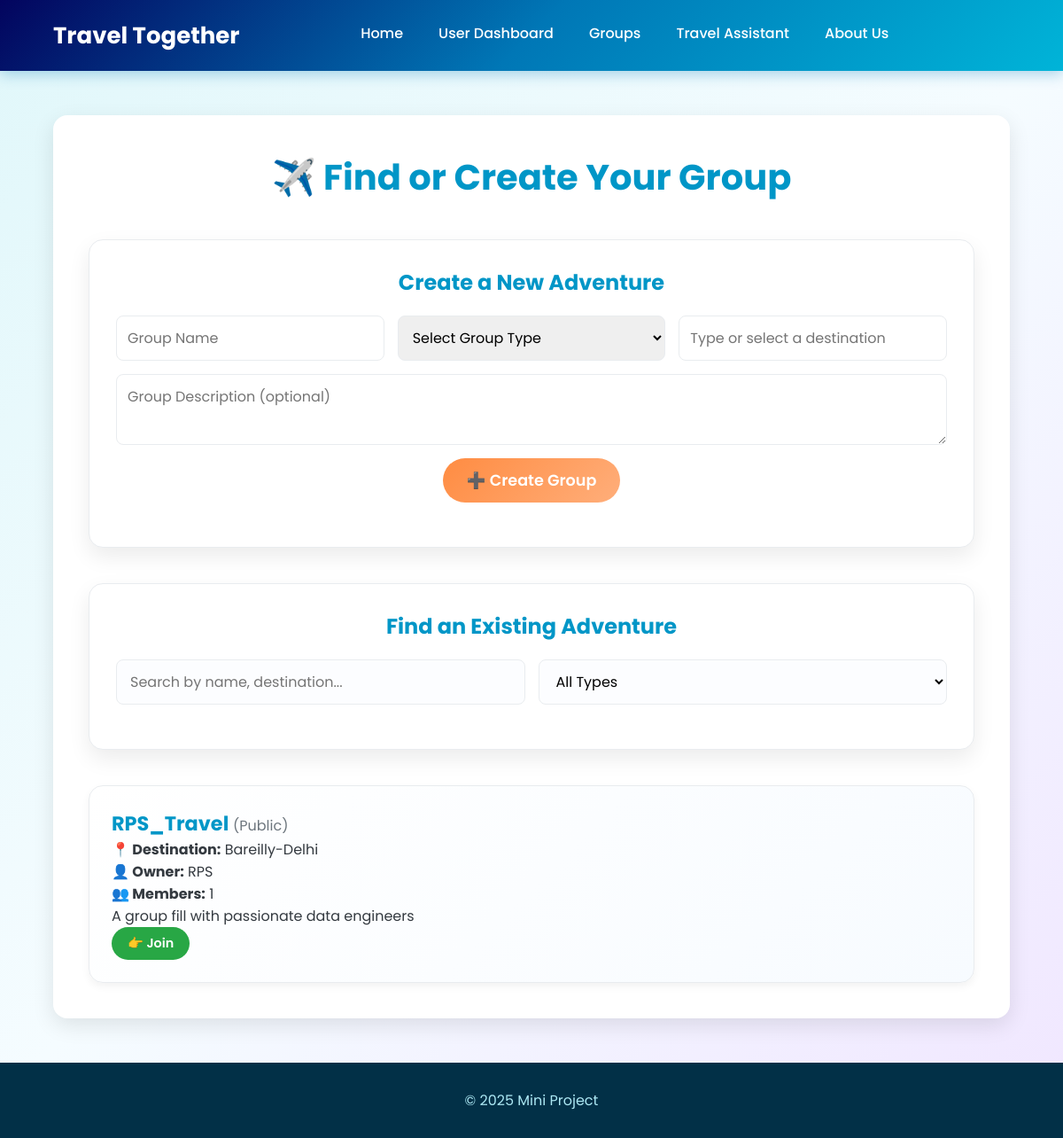
/groups (signed in), run on an earlier commit of the app's database.
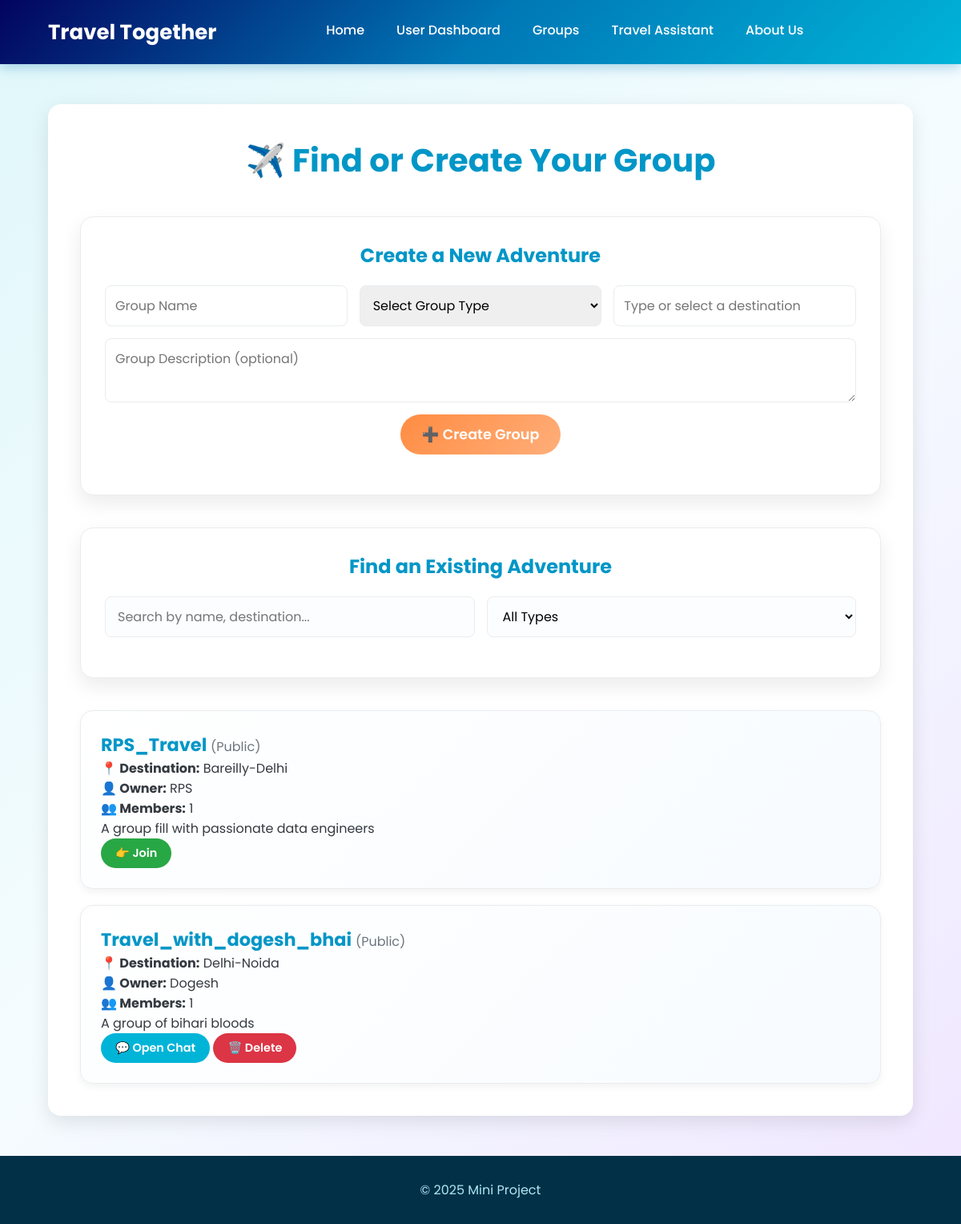
And on a later commit of the database.
### tables this page shows
CREATE TABLE Groups (
        group_id TEXT PRIMARY KEY,
        group_name TEXT NOT NULL,
        group_description TEXT,
        group_type TEXT NOT NULL CHECK(group_type IN ('Public', 'Private')),
        owner_id TEXT NOT NULL,
        destination_id TEXT,
        member_count INTEGER DEFAULT 1,
        max_members INTEGER DEFAULT 50,
        created_at TEXT DEFAULT CURRENT_TIMESTAMP,
        FOREIGN KEY (owner_id) REFERENCES Users (userid) ON DELETE CASCADE,
        FOREIGN KEY (destination_id) REFERENCES Destinations (destination_id) ON DELETE SET NULL
    );

CREATE TABLE Destinations (
        destination_id TEXT PRIMARY KEY,
        destination_name TEXT UNIQUE NOT NULL,
        country TEXT NOT NULL
    );

CREATE TABLE Users (
        userid TEXT PRIMARY KEY,
        username TEXT UNIQUE NOT NULL,
        password TEXT NOT NULL,
        email TEXT UNIQUE NOT NULL,
        phone_no TEXT UNIQUE,
        gender TEXT CHECK(gender IN ('Male', 'Female', 'Other')),
        marital_status TEXT CHECK(marital_status IN ('Single', 'Married', 'Divorced', 'Widowed')),
        bio TEXT,
        created_at TEXT DEFAULT CURRENT_TIMESTAMP
    );

### app.py (the view, shortened to what this page needs)
@app.route('/groups', methods=["GET", "POST"])
def groups():
    conn, user = validate_user_session()
    if not user:
        return redirect("/auth")
    destinations = database.get_all_destinations()
    groups_list = conn.execute("""
        SELECT g.*, u.username as owner_name, d.destination_name,
               (SELECT 1 FROM GroupMembers gm WHERE gm.group_id = g.group_id AND gm.user_id = ?) as is_member
        FROM Groups g
        JOIN Users u ON g.owner_id = u.userid
        LEFT JOIN Destinations d ON g.destination_id = d.destination_id
    """, (user['userid'],)).fetchall()
    conn.close()
    return render_template('groups.html', groups=groups_list, user=user, destinations=destinations)

### app.py (called while the page is built)
def validate_user_session():
    username = session.get("username")
    if not username:
        return None, None  # No user in session
    conn = database.get_db_connection()
    user = conn.execute("SELECT * FROM Users WHERE username=?", (username,)).fetchone()
    if not user:
        session.pop("username", None)
        flash("Your session was invalid. Please log in again.", "warning")
        conn.close()
        return None, None
    return conn, user

### database.py (called while the page is built)
def get_db_connection():
    conn = sqlite3.connect('travel_together.db')
    conn.row_factory = sqlite3.Row
    conn.execute("PRAGMA foreign_keys = ON;")
    return conn

def get_all_destinations():
    conn = get_db_connection()
    destinations = conn.execute("SELECT * FROM Destinations ORDER BY destination_name ASC").fetchall()
    conn.close()
    return destinations

### templates/groups.html (shortened to what this page needs)
<!DOCTYPE html>
<html lang="en">
<head>
    <link rel="stylesheet" href="{{ url_for('static', filename='style.css') }}">
</head>
<body>
    <header class="navbar">
        <div class="logo">
            <p>Travel Together</p>
        </div>
        <nav class="nav-links" id="nav-links">
            <a href="/home">Home</a>
            <a href="/user">User Dashboard</a>
            <a href="/groups">Groups</a>
            <a href="/travel">Travel Assistant</a>
            <a href="/about">About Us</a>
        </nav>
    </header>
    <main>
        <div class="groups-container">
            <h2>✈️ Find or Create Your Group</h2>
            <div class="dashboard-card" style="margin-bottom: 40px;">
                <h3 style="text-align: center; margin-bottom: 20px; font-size: 1.5rem; color: var(--primary-color);">Create a New Adventure</h3>
                <form method="POST" action="/groups" class="group-form">
                    <input type="text" name="group_name" placeholder="Group Name" required>
                    <select name="group_type" required>
                        <option value="" disabled selected>Select Group Type</option>
                    </select>
                    <input list="destinations-list" name="destination_name" placeholder="Type or select a destination" required autocomplete="off">
                    <textarea name="group_description" placeholder="Group Description (optional)"></textarea>
                    <button type="submit">➕ Create Group</button>
                </form>
            </div>
            <div class="dashboard-card" style="margin-bottom: 40px;">
                <h3 style="text-align: center; margin-bottom: 20px; font-size: 1.5rem; color: var(--primary-color);">Find an Existing Adventure</h3>
                <div class="filters-container">
                    <input type="search" id="group-search" placeholder="Search by name, destination..." autocomplete="off">
                    <select id="group-type-filter">
                        <option value="All">All Types</option>
                    </select>
                </div>
            </div>
            {% if groups %}
                <ul class="group-list">
                    {% for group in groups %}
                        <li class="group-item">
                            <h3>{{ group['group_name'] }} <span class="type">({{ group['group_type'] }})</span></h3>
                            <p><strong>📍 Destination:</strong> {{ group['destination_name'] or 'Not specified' }}</p>
                            <p><strong>👤 Owner:</strong> {{ group['owner_name'] }}</p>
                            <p><strong>👥 Members:</strong> {{ group['member_count'] }}</p>
                            <p class="desc">{{ group['group_description'] or "No description" }}</p>
                            <div class="group-actions">
                                {% if group['is_member'] %}
                                    <a href="/groups/chat/{{ group['group_id'] }}" class="btn chat-btn">💬 Open Chat</a>
                                {% endif %}
                                {% if group['is_member'] %}
                                    {% if user['userid'] == group['owner_id'] %}
                                        <a href="/groups/delete/{{ group['group_id'] }}"
                                           class="btn delete-btn"
                                           onclick="return confirm('Are you sure you want to PERMANENTLY delete this group?');">
                                           🗑️ Delete
                                        </a>
                                    {% else %}
                                        <a href="/groups/leave/{{ group['group_id'] }}" class="btn delete-btn">🚪 Leave</a>
                                    {% endif %}
                                {% else %}
                                    <a href="/groups/join/{{ group['group_id'] }}" class="btn join-btn">👉 Join</a>
                                {% endif %}
                            </div>
                        </li>
                    {% endfor %}
                </ul>
            {% else %}
                <div class="no-group-info">
                     <h3>No groups available yet.</h3>
                     <p>Be the first to create one and start a new journey!</p>
                </div>
            {% endif %}
        </div>
    </main>
    <footer>
        <p>© 2025 Mini Project</p>
    </footer>
</body>
</html>

### static/style.css (style rules this page uses)
:root { --primary-color: #0096c7; --secondary-color: #00b4d8; --accent-color: #ff8c42; --background-color: #f8f9fa; --text-color: #343a40; --card-bg: #ffffff; --light-gray: #e9ecef; --border-radius: 16px; --shadow: 0 8px 25px rgba(0, 0, 0, 0.1); }
* { margin: 0; padding: 0; box-sizing: border-box; font-family: 'Poppins', sans-serif; }
body { display: flex; flex-direction: column; min-height: 100vh; color: var(--text-color); background-color: #e9f5f9; background-image: linear-gradient(135deg, #e0f7fa 0%, #f5fcff 50%, #f0e6ff 100%); background-attachment: fixed; background-size: cover; }
main { flex-grow: 1; }
.navbar { display: flex; justify-content: space-between; align-items: center; width: 100%; padding: 0 5%; height: 80px; background: linear-gradient(135deg, #03045e, #0077b6, #00b4d8); color: white; box-shadow: 0 4px 15px rgba(0, 119, 182, 0.3); position: relative; z-index: 100; }
.logo { font-size: 26px; font-weight: 700; }
.nav-links { display: flex; gap: 40px; align-items: center; }
.nav-links a { color: white; text-decoration: none; font-size: 16px; font-weight: 500; padding-bottom: 5px; position: relative; transition: color 0.3s; }
.nav-links a::after { content: ''; position: absolute; bottom: 0; left: 0; width: 0; height: 2px; background-color: var(--accent-color); transition: width 0.3s ease-out; }
.btn { display: inline-flex; align-items: center; gap: 8px; padding: 8px 18px; border-radius: 50px; font-weight: 600; font-size: 0.9rem; text-decoration: none; border: none; cursor: pointer; transition: all 0.3s ease; }
.join-btn { background: #28a745; color: white; }
.delete-btn { background: #dc3545; color: white; }
.chat-btn { background: var(--secondary-color); color: white; }
.groups-container, .dashboard-container { width: 90%; max-width: 1200px; margin: 50px auto; padding: 40px; background: var(--card-bg); box-shadow: var(--shadow); border-radius: var(--border-radius); }
.groups-container h2, .dashboard-container h2 { margin-bottom: 40px; color: var(--primary-color); text-align: center; font-size: 2.5rem; }
.dashboard-card { background: var(--card-bg); border-radius: var(--border-radius); padding: 30px; box-shadow: 0 10px 25px rgba(0,0,0,0.08); border: 1px solid var(--light-gray); height: 100%; }
.group-item { background: linear-gradient(135deg, #ffffff, #f7fbff); padding: 25px; border-radius: var(--border-radius); border: 1px solid var(--light-gray); box-shadow: 0 4px 10px rgba(0,0,0,0.05); transition: transform 0.3s ease, box-shadow 0.3s ease; }
.group-list { list-style: none; padding: 0; display: flex; flex-direction: column; gap: 20px; }
.group-item h3 { font-size: 1.4rem; color: var(--primary-color); }
.group-item h3 .type { font-size: 1rem; color: #6c757d; font-weight: 400; }
.group-form { display: grid; grid-template-columns: repeat(auto-fit, minmax(250px, 1fr)); gap: 15px; margin-bottom: 20px; }
.group-form input, .group-form select { padding: 12px; border: 1px solid var(--light-gray); border-radius: 8px; font-size: 1rem; }
.group-form textarea { grid-column: 1 / -1; padding: 12px; border: 1px solid var(--light-gray); border-radius: 8px; font-size: 1rem; min-height: 80px; resize: vertical; }
.group-form button { grid-column: 1 / -1; justify-self: center; width: 200px; padding: 12px 20px; background: linear-gradient(135deg, var(--accent-color), #ffae7a); color: white; border: none; border-radius: 50px; cursor: pointer; font-size: 1.1rem; font-weight: 600; transition: all 0.3s; }
footer { background-color: #023047; color: #ade8f4; text-align: center; padding: 30px; margin-top: auto; }
.filters-container { display: flex; gap: 15px; margin-bottom: 20px; }
.filters-container input, .filters-container select { width: 100%; padding: 12px 15px; border: 1px solid var(--light-gray); border-radius: 8px; font-size: 1rem; background-color: #fcfdff; }

What changed in the data, as far as the page shows it:
added Groups: group_name "Travel_with_dogesh_bhai", group_type "Public", destination_name "Delhi-Noida", owner_name "Dogesh", member_count "1", group_description "A group of bihari bloods"
